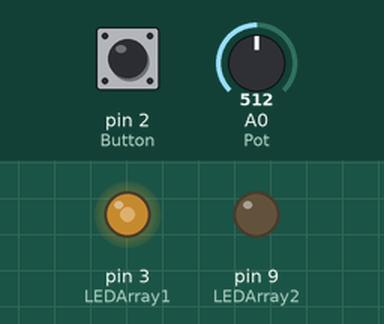
Simulated run of this sketch. Board: Arduino Nano, built with avr-gcc and run on an emulated ATmega328P. Parts: output pins drawn as LEDs (lit = HIGH). Inputs (shaded band) come from the test bench; at power-on: A0 (Pot) = 512, pin 2 (Button) HIGH.

Above: at 1.2 s.
1.3 s: A0 (Pot) set to 716
At 1.8 s:
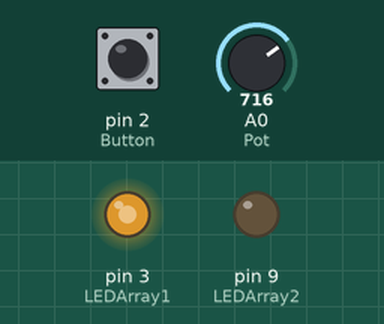
2.8 s: pin 2 (Button) pulled LOW for 0.15 s
At 3.7 s:
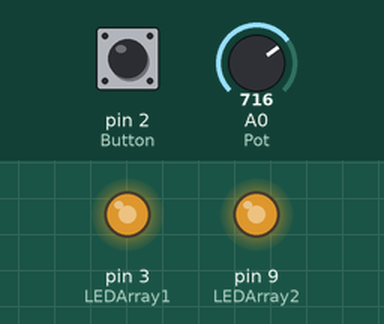
4.4 s: A0 (Pot) set to 900
At 5.4 s:
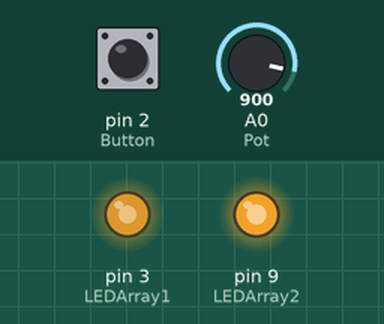
5.9 s: pin 2 (Button) pulled LOW for 1 s
At 7.3 s:
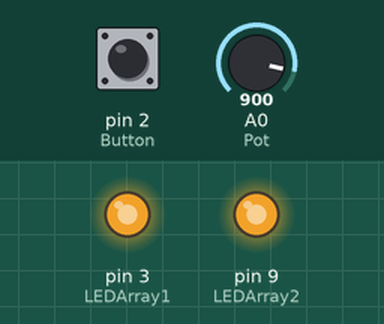
8.4 s: A0 (Pot) set to 511
At 9.6 s:
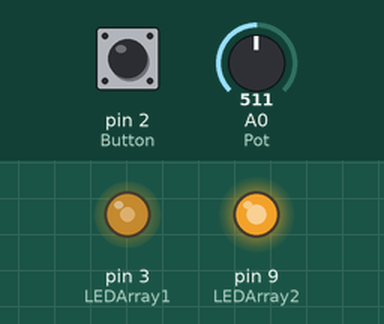
9.9 s: pin 2 (Button) pulled LOW for 0.15 s
At 11.5 s:
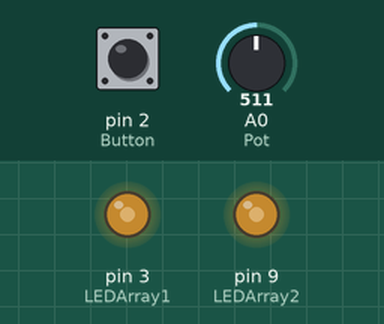
Timing chart, 0 to 12.5 s (numbered marks = the images above; inputs shaded):
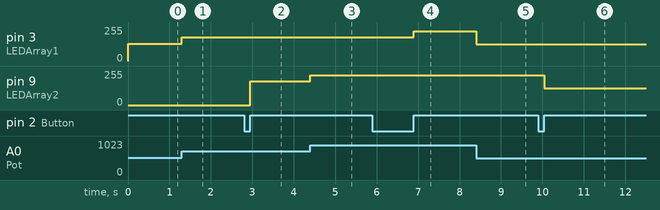

The sketch:

RPE_LED_Control.ino
```cpp
// This program can control 2 LEDs arrays through the digital pins
// of the Arduino Nano

#define LEDArray1 3
#define LEDArray2 9
#define Button 2
#define Pot A0
int n=0;
int Values[2]={0,0};
void setup() {
  // put your setup code here, to run once:
  //Serial.begin(9600); delay(500); Serial.println("Begin Setup"); //delay for serial begin

  pinMode(Button, INPUT_PULLUP);
  pinMode(Pot, INPUT);

  pinMode(LEDArray1, OUTPUT);
  pinMode(LEDArray2, OUTPUT);


  digitalWrite(LEDArray1, LOW);
  digitalWrite(LEDArray2, LOW);

}

void loop() {
 //Serial.print("Outside programming mode, duty cycle is: "); Serial.println((float(Values[1])/255.0)) * 100; //Used for debugging duty cycle

 analogWrite(LEDArray1,Values[0]);
 analogWrite(LEDArray2,Values[1]);
 Values[n]=(analogRead(Pot)/4);
 if(digitalRead(Button)==LOW){
  while(digitalRead(Button)==LOW){
  }
  ++n;
  if(n>1){
    n=0;
  }
 }
}
```

Measured:
- after the input at 1.3 s, pin 3 (LEDArray1): 128/255 → 179/255 at once
- after the input at 2.8 s, pin 9 (LEDArray2): 0/255 → 179/255 after 0.15 s
- after the input at 4.4 s, pin 9 (LEDArray2): 179/255 → 225/255 at once
- after the input at 5.9 s, pin 3 (LEDArray1): 179/255 → 225/255 after 1.0 s
- after the input at 8.4 s, pin 3 (LEDArray1): 225/255 → 127/255 at once
- after the input at 9.9 s, pin 9 (LEDArray2): 225/255 → 127/255 after 0.15 s
